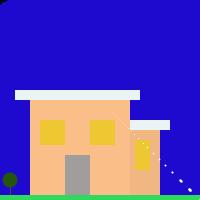
Frame 1 (no input)
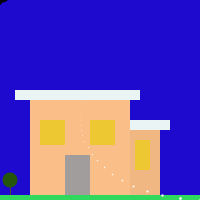
Frame 60 (the mouse pressed at the canvas centre just before this capture)
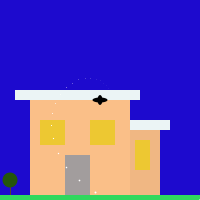
Frame 120 (the mouse held since frame 60 and released just before this capture)

The Processing sketch that drew these frames (run headless with seeded random() and noise(); from frame 60 on, the mouse is pressed at the canvas centre):

// Processing sketch: processing_97812
// ── processing_97812.pde

//Laura Gafuri 
//Exercício Fachada (casa) + Interação + Animação

float angle = 0;

void setup () {
  size (200, 200);
  background (127, 159, 242);
}

void draw () {
  int x = mouseX;
  int y = mouseY;

  if (x>=40 && x<=135 && y>=120 && y<=155)
  {
    //Casa de dia
    //Estrutura da casa
    background (127, 159, 242);
    noStroke();
    fill(250, 191, 136);
    rect (30, 100, 100, 100);
    fill(240, 183, 131);
    rect (130, 130, 30, 90);

    //grama e árvore
    noStroke();
    fill(48, 216, 94);
    rect (0, 195, 200, 80);
    fill (90, 65, 45);
    rect (10, 180, 1, 15);
    fill (36, 85, 10);
    ellipse (10, 180, 15, 15);

    //portas e janelas
    fill (162, 157, 157);
    rect (40, 120, 25, 25);
    rect (90, 120, 25, 25);
    rect (135, 140, 15, 30);
    rect (65, 155, 25, 40);

    //telhado
    fill (235, 244, 245);
    rect (15, 90, 125, 10);
    rect (130, 120, 40, 10);
  }
  else {
    // Casa de noite
    background (29, 10, 206);
    noStroke();
    fill(250, 191, 136);
    rect (30, 100, 100, 100);
    fill(240, 183, 131);
    rect (130, 130, 30, 90);

    //grama e árvore
    noStroke();
    fill(48, 216, 94);
    rect (0, 195, 200, 80);
    fill (90, 65, 45);
    rect (10, 180, 1, 15);
    fill (36, 85, 10);
    ellipse (10, 180, 15, 15);

    //portas e janelas
    fill (237, 200, 50);
    rect (40, 120, 25, 25);
    rect (90, 120, 25, 25);
    rect (135, 140, 15, 30);
    fill (162, 157, 157);
    rect (65, 155, 25, 40);

    //telhado
    fill (235, 244, 245);
    rect (15, 90, 125, 10);
    rect (130, 120, 40, 10);
  } 

  //    background (28, 50, 155);
  //  fill (247, 191, 35);
  //  
  //  rect (40, 120, 25, 25);
  //  rect (90, 120, 25, 25);
  //  rect (135,140,15,30);
  //

  //interação - bugs
  fill (0);
  ellipse (mouseX, mouseY, 15, 5);  
  ellipse (mouseX, mouseY, 5, 10);
  translate(width/2, height/2);
  //vagalumes
  int counter =0 ;

  while (counter<1000) {


    stroke(255);
    strokeWeight(3);
    point(width/2, height/2);
    // Rotaciona as coordenadas do sistema num
    // ângulo determinado por uma variavel
    rotate(radians(angle));
    scale(0.900, 0.900);

    counter++;
  }

  // Criação da animação
  angle += 0.10;
}
